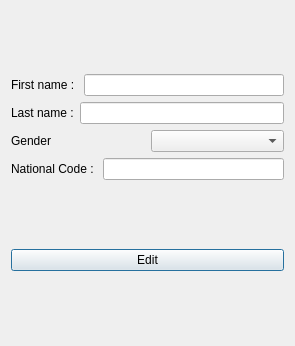
<?xml version="1.0" encoding="UTF-8"?>
<ui version="4.0">
 <class>editPerson</class>
 <widget class="QDialog" name="editPerson">
  <property name="geometry">
   <rect>
    <x>0</x>
    <y>0</y>
    <width>295</width>
    <height>346</height>
   </rect>
  </property>
  <property name="windowTitle">
   <string>Dialog</string>
  </property>
  <layout class="QHBoxLayout" name="horizontalLayout_5">
   <item>
    <layout class="QVBoxLayout" name="verticalLayout_2">
     <item>
      <layout class="QVBoxLayout" name="verticalLayout">
       <item>
        <layout class="QHBoxLayout" name="horizontalLayout">
         <item>
          <widget class="QLabel" name="firstNameLabel">
           <property name="text">
            <string>First name : </string>
           </property>
          </widget>
         </item>
         <item>
          <widget class="QLineEdit" name="firstNameLineEdit"/>
         </item>
        </layout>
       </item>
       <item>
        <layout class="QHBoxLayout" name="horizontalLayout_2">
         <item>
          <widget class="QLabel" name="lastNameLabel">
           <property name="text">
            <string>Last name :</string>
           </property>
          </widget>
         </item>
         <item>
          <widget class="QLineEdit" name="lastNameLineEdit"/>
         </item>
        </layout>
       </item>
       <item>
        <layout class="QHBoxLayout" name="horizontalLayout_3">
         <item>
          <widget class="QLabel" name="genderLabel">
           <property name="sizePolicy">
            <sizepolicy hsizetype="Minimum" vsizetype="Minimum">
             <horstretch>0</horstretch>
             <verstretch>0</verstretch>
            </sizepolicy>
           </property>
           <property name="text">
            <string>Gender</string>
           </property>
          </widget>
         </item>
         <item>
          <widget class="QComboBox" name="genderComboBox">
           <property name="sizePolicy">
            <sizepolicy hsizetype="Minimum" vsizetype="Maximum">
             <horstretch>0</horstretch>
             <verstretch>0</verstretch>
            </sizepolicy>
           </property>
          </widget>
         </item>
        </layout>
       </item>
       <item>
        <layout class="QHBoxLayout" name="horizontalLayout_4">
         <item>
          <widget class="QLabel" name="nationalCodeLabel">
           <property name="text">
            <string>National Code : </string>
           </property>
          </widget>
         </item>
         <item>
          <widget class="QLineEdit" name="nationalCodeLineEdit"/>
         </item>
        </layout>
       </item>
      </layout>
     </item>
     <item>
      <widget class="QPushButton" name="editButton">
       <property name="text">
        <string>Edit</string>
       </property>
      </widget>
     </item>
    </layout>
   </item>
  </layout>
 </widget>
 <resources/>
 <connections/>
</ui>
